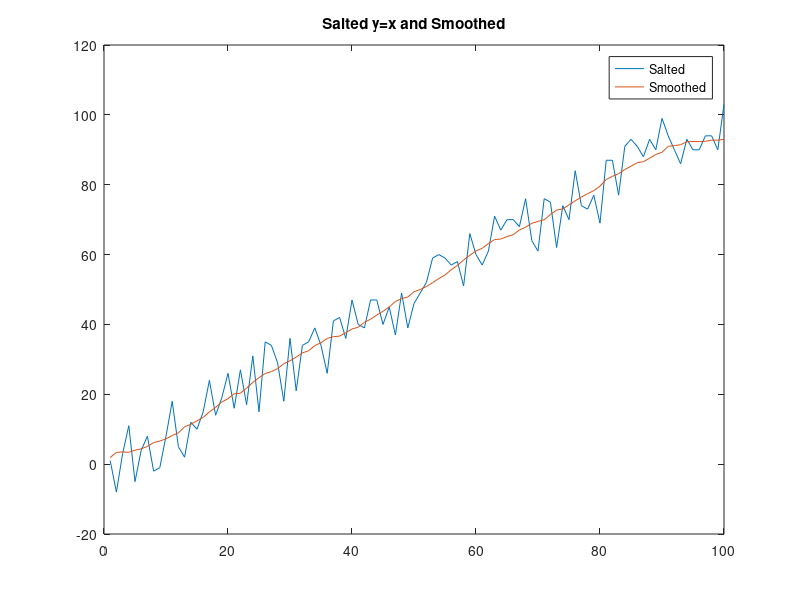

The MATLAB script that drew this image:
points = csvread("SaltedPoints.csv")
windowLength = 20
yPoints = points(:, 2)
saltedPoints = yPoints;
smoothedPoints = movmean(yPoints, windowLength)

gLines = [saltedPoints, smoothedPoints]
plot(gLines)
title ("Salted y=x and Smoothed");
hl = legend("Salted", "Smoothed")




